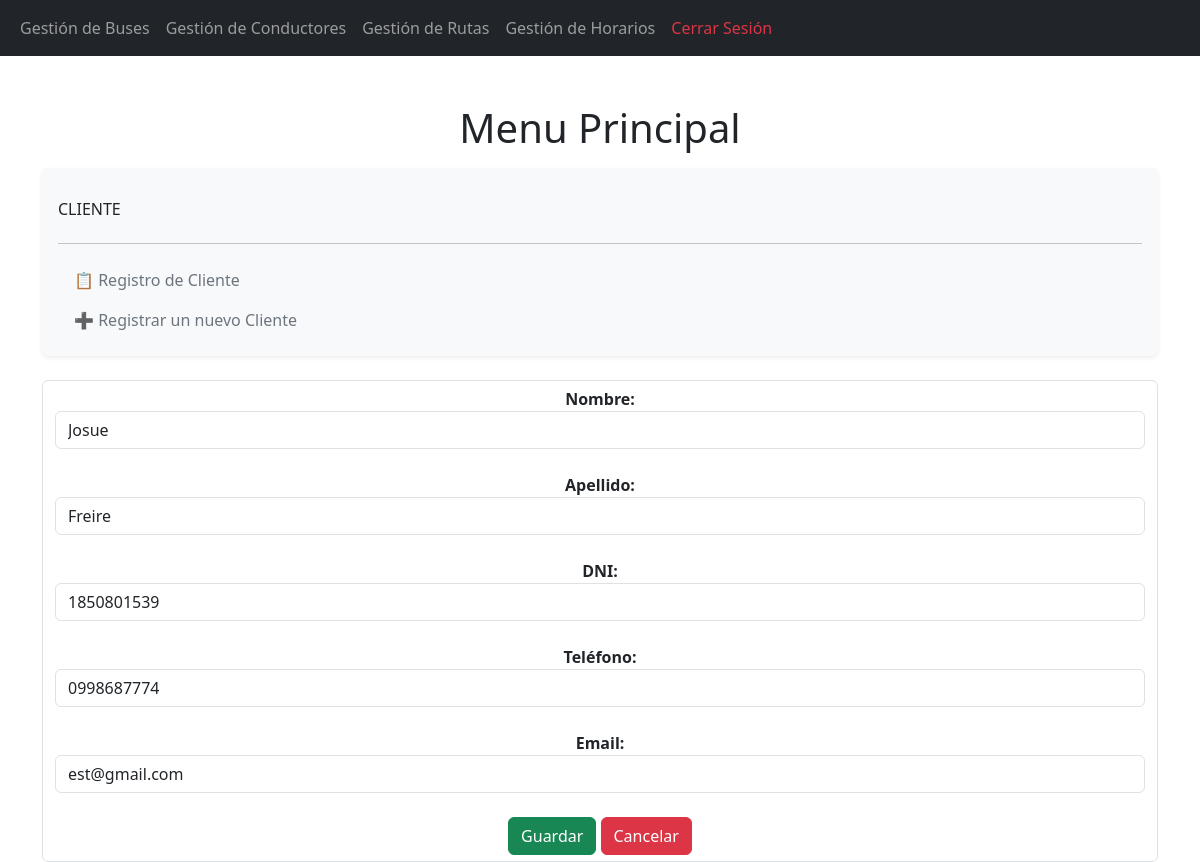
/editarCliente/3/, run on the app's committed database.
### Aplicaciones/ventapasajes/models.py (models this page shows, shortened)
class Cliente(models.Model):
    id = models.AutoField(primary_key=True)              # Clave primaria auto incremental
    nombre = models.CharField(max_length=100)
    apellido = models.CharField(max_length=100)
    dni = models.CharField(max_length=10, unique=True)    # Documento de identidad único
    telefono = models.CharField(max_length=10, blank=True, null=True)
    email = models.EmailField(blank=True, null=True)     # Opcional
    foto=models.FileField(upload_to='clientes',null=True,blank=True)

### Aplicaciones/ventapasajes/views.py (the view)
# urls.py: path('editarCliente/<int:id>/', views.editarCliente, name='editar_cliente'),
def editarCliente(request, id):
    try:
        clienteEditar = Cliente.objects.get(id=id)
        return render(request, "editarCliente.html", {
            'cliente': clienteEditar
        })
    except Cliente.DoesNotExist:
        messages.error(request, "El cliente especificado no existe.")
        return redirect('listadoClientes')

### Aplicaciones/ventapasajes/templates/editarCliente.html (shortened to what this page needs)
{% extends "./plantillaAdministrador.html" %}
{% block contenidoAdministrador %}
<!DOCTYPE html>
    <html lang="en">
    <head>
        <link href="https://cdn.jsdelivr.net/npm/bootstrap@5.3.3/dist/css/bootstrap.min.css" rel="stylesheet">
        <link href="https://cdn.jsdelivr.net/npm/bootstrap@5.3.0/dist/css/bootstrap.min.css" rel="stylesheet">
        <link rel="stylesheet" href="https://cdnjs.cloudflare.com/ajax/libs/izitoast/1.4.0/css/iziToast.css" />
    </head>
    <body>
        <div class="container mt-5">
            <div class="row">
                <h1 class="text-center mb-3">Menu Principal</h1>
            </div>
            <div class="row">
                <div class="col-md-12">
                    <nav class="nav flex-column bg-light p-3 shadow-sm rounded">
                        <h6 class="mt-3">CLIENTE</h6>
                        <hr>
                        <a href="{% url 'listadoClientes' %}" class="nav-link text-secondary">📋 Registro de Cliente</a>
                        <a href="{% url 'nuevoCliente' %}" class="nav-link text-secondary">➕ Registrar un nuevo Cliente</a>
            </div>
        </div>
        <br>
        <form action="{% url 'procesar_edicion_cliente' %}" id="frm_editar_cliente" method="post" class="form-control justify-content text-center">
            <label for="txt_nombre"><b>Nombre:</b></label>
            <input type="text" name="txt_nombre" id="txt_nombre" class="form-control" value="{{ cliente.nombre }}" required>
            <br>
            <label for="txt_apellido"><b>Apellido:</b></label>
            <input type="text" name="txt_apellido" id="txt_apellido" class="form-control" value="{{ cliente.apellido }}" required>
            <br>
            <label for="txt_dni"><b>DNI:</b></label>
            <input type="text" name="txt_dni" id="txt_dni" class="form-control" value="{{ cliente.dni }}" required>
            <br>
            <label for="txt_telefono"><b>Teléfono:</b></label>
            <input type="text" name="txt_telefono" id="txt_telefono" class="form-control" value="{{ cliente.telefono }}">
            <br>
            <label for="txt_email"><b>Email:</b></label>
            <input type="email" name="txt_email" id="txt_email" class="form-control" value="{{ cliente.email }}">
            <br>
            <button type="submit" class="btn btn-success">Guardar</button>
            <a href="{% url 'listadoClientes' %}" class="btn btn-danger">Cancelar</a>
        </form>
    </div>
</body>
</html>
{% endblock %}

### data on the page
Cliente: txt_nombre "Josue", txt_apellido "Freire", txt_dni "1850801539", txt_telefono "0998687774", txt_email "est@gmail.com"
